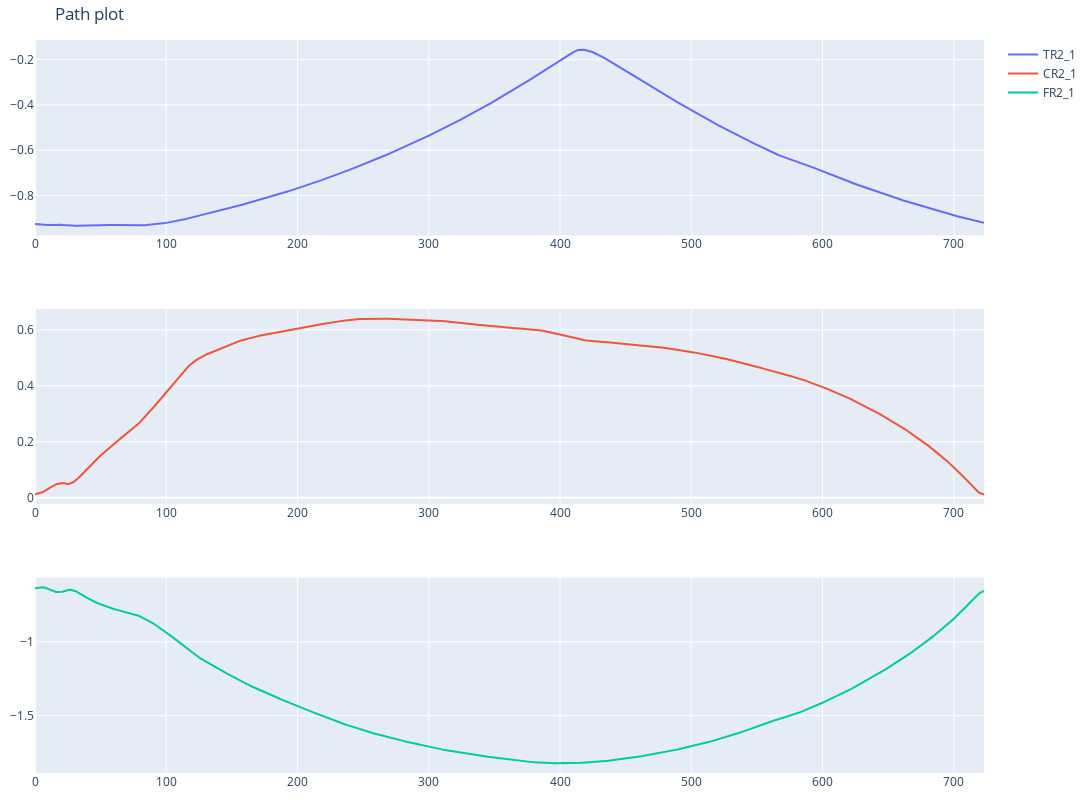

Notebook code for this chart:
### Code cell
fig = go.Figure()
fig = make_subplots(rows=3, cols=1, shared_xaxes=False)
fig.update_layout(height=800, width=1100, title="Path plot")
fig.update_layout(margin=dict(l=10, r=10, t=40, b=10))  # Reduce margins

fig.add_trace(go.Scatter( y=leg_2_df_1['TR2'], mode='lines', name=f'TR2_1'), row=1, col=1)
fig.add_trace(go.Scatter( y=leg_2_df_1['CR2'], mode='lines', name=f'CR2_1'), row=2, col=1)
fig.add_trace(go.Scatter( y=leg_2_df_1['FR2'], mode='lines', name=f'FR2_1'), row=3, col=1)

# fig.add_trace(go.Scatter( y=leg_2_df_2['TR2'], mode='lines', name=f'TR2_2'), row=1, col=1)
# fig.add_trace(go.Scatter( y=leg_2_df_2['CR2'], mode='lines', name=f'CR2_2'), row=2, col=1)
# fig.add_trace(go.Scatter( y=leg_2_df_2['FR2'], mode='lines', name=f'FR2_2'), row=3, col=1)

# fig.add_trace(go.Scatter( y=leg_2_df_3['TR2'], mode='lines', name=f'TR2_3'), row=1, col=1)
# fig.add_trace(go.Scatter( y=leg_2_df_3['CR2'], mode='lines', name=f'CR2_3'), row=2, col=1)
# fig.add_trace(go.Scatter( y=leg_2_df_3['FR2'], mode='lines', name=f'FR2_3'), row=3, col=1)

### Figure 1 — Plotly figure (JSON) as saved in the notebook; plotly's stock layout.template omitted (floating-point values rounded to 4 significant figures; data arrays with more than 128 entries replaced by an {"elided": "..."} marker saying what was removed)
{"data": [{"mode": "lines", "name": "TR2_1", "type": "scatter", "xaxis": "x", "y": {"elided": "724 float values"}, "yaxis": "y"}, {"mode": "lines", "name": "CR2_1", "type": "scatter", "xaxis": "x2", "y": {"elided": "724 float values"}, "yaxis": "y2"}, {"mode": "lines", "name": "FR2_1", "type": "scatter", "xaxis": "x3", "y": {"elided": "724 float values"}, "yaxis": "y3"}], "layout": {"height": 800, "margin": {"b": 10, "l": 10, "r": 10, "t": 40}, "title": {"text": "Path plot"}, "width": 1100, "xaxis": {"anchor": "y", "domain": [0, 1]}, "xaxis2": {"anchor": "y2", "domain": [0, 1]}, "xaxis3": {"anchor": "y3", "domain": [0, 1]}, "yaxis": {"anchor": "x", "domain": [0.7333, 1]}, "yaxis2": {"anchor": "x2", "domain": [0.3667, 0.6333]}, "yaxis3": {"anchor": "x3", "domain": [0, 0.2667]}}}
